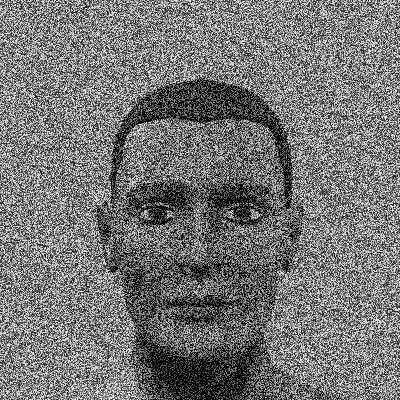
#> input picture img/noise.jpg, 400 x 400 px
$ python threshold_otsu.py
#> lines starting #> are read from the running program, lines starting #| are printed output that depends on the picture; after the words box and inside, x2 and y2 are one past the last pixel; in counts of white or black regions, pixels touching at a corner belong together
import cv2
import numpy as np
import matplotlib.pyplot as plt

file_name = "../img/noise.jpg"

img = cv2.imread(file_name, cv2.IMREAD_GRAYSCALE)
#> img is the input picture: shape (400, 400); min 0, max 255, mean 117.4
print(img.shape)
#| (400, 400)

ret, th1 = cv2.threshold(img, 100, 255, cv2.THRESH_BINARY)
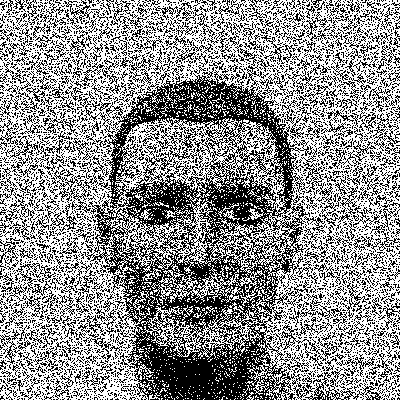
#> th1: shape (400, 400); 57.3% white; black in thin lines or dots
ret, th2 = cv2.threshold(img, 0, 255, cv2.THRESH_BINARY + cv2.THRESH_OTSU)
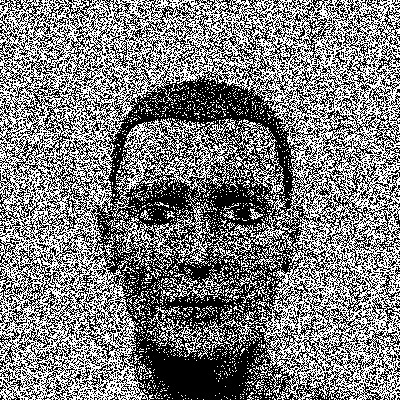
#> th2: shape (400, 400); 49% white in thin lines or dots
#> ret = 118
print(ret)
#| 118.0
blur = cv2.GaussianBlur(img, (5,5), 0)
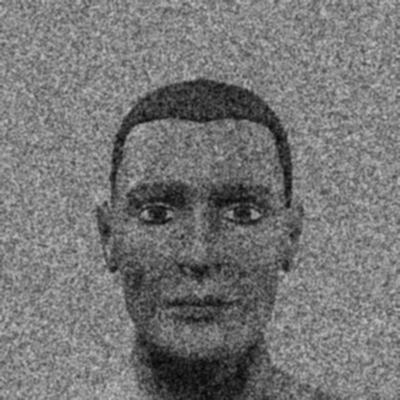
#> blur: shape (400, 400); min 6, max 196, mean 117.4
ret, th3 = cv2.threshold(blur, 0, 255, cv2.THRESH_BINARY + cv2.THRESH_OTSU)
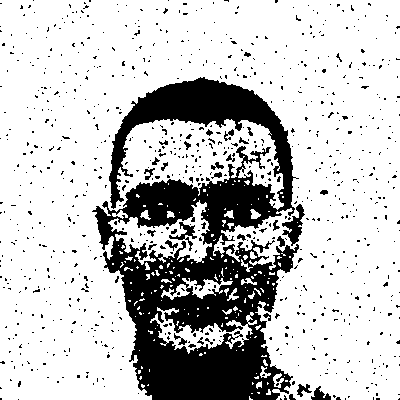
#> th3: shape (400, 400); 76.9% white; 855 black regions (824 under 20 px), largest, box (x1, y1, x2, y2) and area: (92, 77, 299, 400) 31886, (282, 204, 305, 246) 396, (169, 222, 197, 251) 217
#> ret = 100
print(ret)
#| 100.0

imgs = [img, 0, th1, img, 0, th2, blur, 0, th3]
titles = ['Original', 'Histogram', 'Global', 'Original', 'Histogram', 'Otsu', 'Original', 'Histogram', 'Outs after blur']
for i in range(3):
    plt.subplot(3,3,i*3+1)
    plt.imshow(imgs[i*3], 'gray')
    plt.title(titles[i*3]),
    plt.xticks([]), plt.yticks([])

    plt.subplot(3,3,i*3+2)
    plt.hist(imgs[i*3].ravel(),256)  #ravel: make 1-D array
    plt.title(titles[i*3+1]),
    plt.xticks([]), plt.yticks([])

    plt.subplot(3,3,i*3+3)
    plt.imshow(imgs[i*3+2], 'gray')
    plt.title(titles[i*3+2]),
    plt.xticks([]), plt.yticks([])

plt.show()
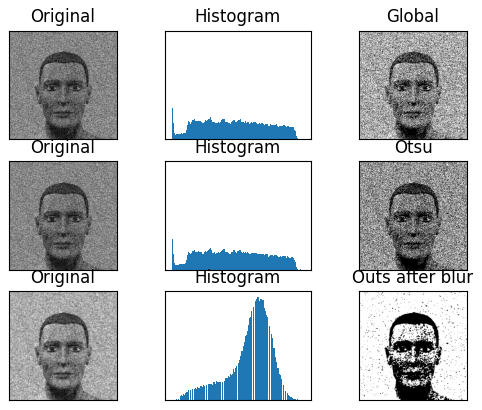
#> figure drawn by matplotlib, 9 panels

$ run again, with img/bicycle.jpg copied over img/noise.jpg
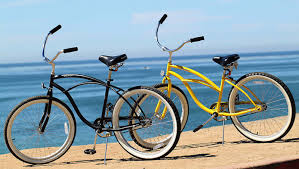
#> input picture img/bicycle.jpg, 299 x 169 px
#| (169, 299)
#> `ret, th1 = cv2.threshold(img, 100, 255, cv2.THRESH_BINARY)`:
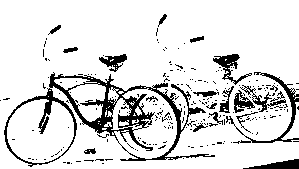
#> th1: shape (169, 299); 86.5% white; 237 black regions (216 under 20 px), largest, box (x1, y1, x2, y2) and area: (4, 72, 215, 167) 3529, (226, 72, 299, 144) 583, (213, 54, 252, 85) 361
#> th2: shape (169, 299); 56% white; 30 black regions (21 under 20 px), largest, box (x1, y1, x2, y2) and area: (0, 25, 299, 167) 21338, (239, 158, 299, 169) 335, (239, 57, 299, 62) 104
#> `ret, th2 = cv2.threshold(img, 0, 255, cv2.THRESH_BINARY + cv2.THRESH_O..`: ret = 150
#| 150.0
#> `ret, th3 = cv2.threshold(blur, 0, 255, cv2.THRESH_BINARY + cv2.THRESH_..`:
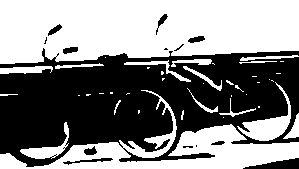
#> th3: shape (169, 299); 52.1% white; 14 black regions (5 under 20 px), largest, box (x1, y1, x2, y2) and area: (0, 48, 299, 167) 23261, (243, 158, 299, 169) 353, (63, 158, 113, 165) 116
#> `ret, th3 = cv2.threshold(blur, 0, 255, cv2.THRESH_BINARY + cv2.THRESH_..`: ret = 154
#| 154.0

$ run again, with img/cat_dog.jpg copied over img/noise.jpg
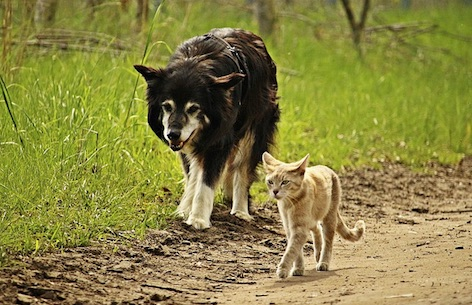
#> input picture img/cat_dog.jpg, 472 x 305 px
#| (305, 472)
#> `ret, th1 = cv2.threshold(img, 100, 255, cv2.THRESH_BINARY)`:
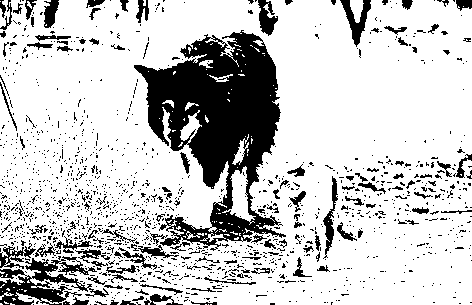
#> th1: shape (305, 472); 78.8% white; 1470 black regions (1348 under 20 px), largest, box (x1, y1, x2, y2) and area: (134, 30, 286, 251) 15748, (0, 256, 109, 305) 2196, (340, 0, 371, 47) 551
#> th2: shape (305, 472); 79.2% white; 1446 black regions (1332 under 20 px), largest, box (x1, y1, x2, y2) and area: (134, 30, 286, 250) 15669, (0, 269, 82, 305) 1240, (25, 256, 109, 297) 928
#> ret = 99
#| 99.0
#> `ret, th3 = cv2.threshold(blur, 0, 255, cv2.THRESH_BINARY + cv2.THRESH_..`:
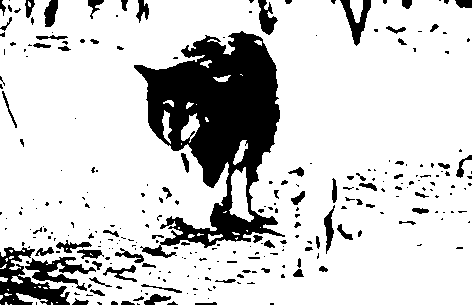
#> th3: shape (305, 472); 81.9% white; 278 black regions (198 under 20 px), largest, box (x1, y1, x2, y2) and area: (134, 31, 285, 258) 16217, (0, 247, 70, 305) 1777, (25, 257, 96, 291) 890
#| 99.0
